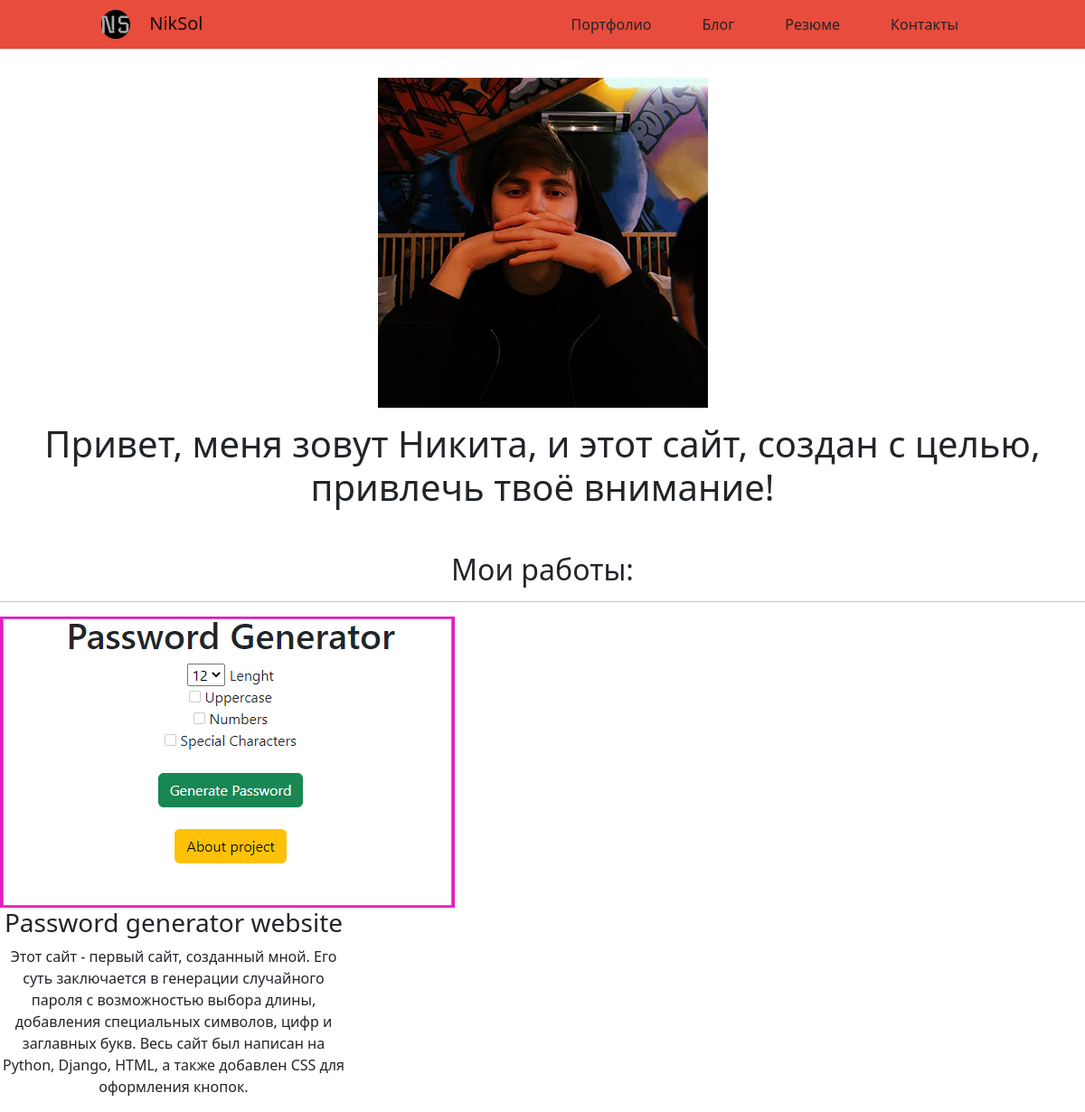
The page / on the database its author committed.
### portfolio/models.py (models this page shows, shortened)
class Project(models.Model):
    title = models.CharField(max_length=100)
    description = models.CharField(max_length=300)
    image = models.ImageField(upload_to='portfolio/images/')
    url = models.URLField(blank=True)

### portfolio/views.py (the view)
# urls.py: 2. Add a URL to urlpatterns:  path('', views.home, name='home')
def home(request):
    projects = Project.objects.all()
    return render(request, 'portfolio/home.html', {'projects':projects})

### portfolio/templates/portfolio/home.html
{% extends 'portfolio/base.html' %}
{% load static %}
{% block home_icon %}href="#"{% endblock %}
{% block home_text %}href="#"{% endblock %}
{% block project %}href="#project"{% endblock %}
{% block content %}
<div class="text-center mb-3 mt-3">
    <img src="{% static 'portfolio/Nikitos.jpg' %}" class="img-fluid mb-3 mt-3">
    <h1 id="hometext">Привет, меня зовут Никита, и этот сайт, создан с целью, привлечь твоё внимание!</h1>
</div>
<section class="sec_portfolio" id="project">
    <h2 class="text-center mt-5 mb-3">Мои работы:</h2>
    <hr>
    <div class="row text-center">
        {% for project in projects %}
        <div class="col-lg-4 col-md-6 ">
          {% if project.url %}
            <a href="{{ project.url }}" target="_blank">
                <img src="{{ project.image.url }}" alt="" />
            </a>
          {% else %}
          <img src="{{ project.image.url }}" class="img-fluid mb-2">
          {% endif %}
          <h3>{{ project.title }}</h3>
          <p>{{ project.description }}</p>
        </div>
        {% endfor %}
      </div>
</section>
{% endblock %}

### portfolio/templates/portfolio/base.html (shortened to what this page needs)
<!doctype html>
<html lang="en">
  <head>
    {% load static %}
    <link rel="stylesheet" href="{% static 'portfolio/custom.css' %}">
    <link href="https://cdn.jsdelivr.net/npm/bootstrap@5.2.2/dist/css/bootstrap.min.css" rel="stylesheet">
  </head>
  <body>
    <nav class="navbar navbar sticky-top navbar-expand-lg" style="background-color:#e74c3c">
        <div class="container-fluid">
            <div class="left">
                <a class="navbar-brand" {% block home_icon %}{% endblock %}>
                    <img src="/static/portfolio/logo.png" alt="Logo" />
                </a>
              <a class="navbar-brand" {% block home_text %}{% endblock %}>NikSol</a>
            </div>
          <div class="right">
              <div class="collapse navbar-collapse" id="navbarNav">
                <ul class="navbar-nav">
                  <li class="nav-item">
                    <a class="btn" {% block project %}{% endblock %}>Портфолио</a>
                  </li>
                  <li class="nav-item">
                    <a class="btn" href="{% url 'blog:all_blogs' %}">Блог</a>
                  </li>
                  <li class="nav-item">
                    <a class="btn" href="{% static 'portfolio/resume.pdf' %}" target="_blank">Резюме</a>
                  </li>
                  <li class="nav-item">
                    <a class="btn" href="{% url 'contacts' %}">Контакты</a>
                  </li>
                </ul>
              </div>
          </div>
        </div>
      </nav>
      {% block content %}{% endblock %}
  </body>
</html>

### portfolio/static/portfolio/custom.css (style rules this page uses)
body { width: 100%; max-width: 100%; overflow-x: hidden; }
.right { margin-right: 100px; }
.left { margin-left: 100px; }
.navbar-nav .nav-item { margin-right: 15px; margin-left: 15px; color: rgb(89, 0, 255); }

### rows shown on the page
Project: image (picture), title "Password generator website", description "Этот сайт - первый сайт, созданный мной. Его суть заключается в генерации случайного пароля с возможностью выбора длины, добавления специальных символов, цифр и заглавных букв. Весь сайт был написан на Python, Django, HTML, а также добавлен CSS для оформления кнопок."
